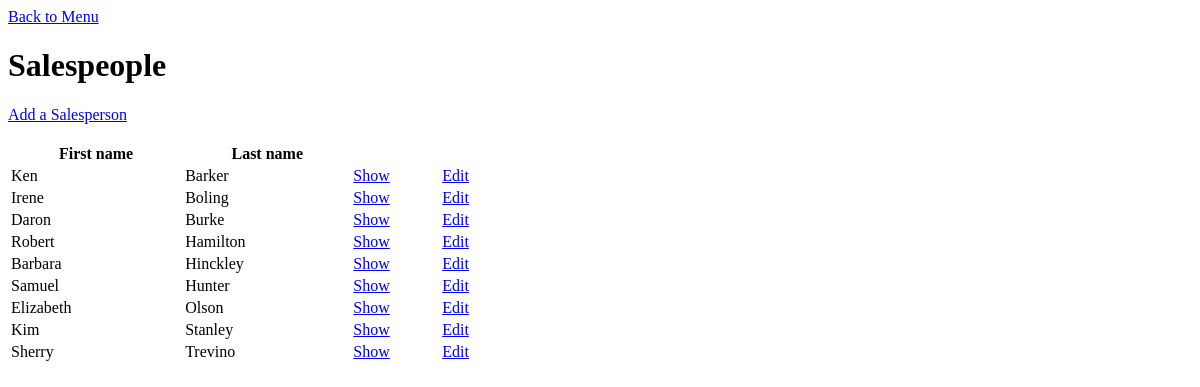
The page /staff/salespeople/index.php on the database as committed earlier.
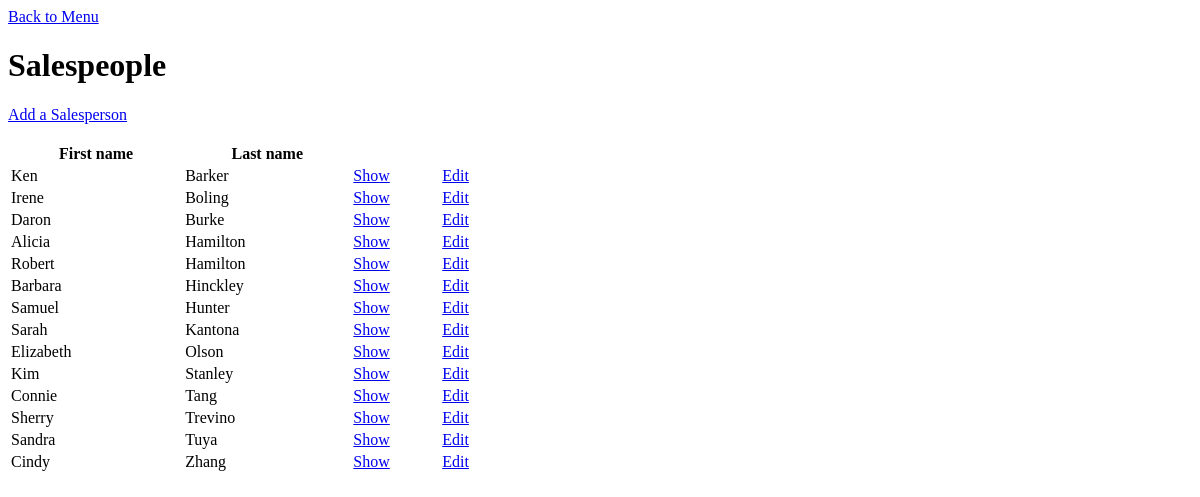
The same page on the database as committed later.
### tables this page shows
CREATE TABLE `salespeople` (
  `id` int(11) NOT NULL AUTO_INCREMENT,
  `first_name` varchar(255) DEFAULT NULL,
  `last_name` varchar(255) DEFAULT NULL,
  `phone` varchar(255) DEFAULT NULL,
  `email` varchar(255) DEFAULT NULL,
  PRIMARY KEY (`id`)
);

### private/query_functions.php (called while the page is built, shortened)
<?php
  function find_all_salespeople() {
    global $db;
    $sql = "SELECT * FROM salespeople ";
    $sql .= "ORDER BY last_name ASC, first_name ASC;";
    $salespeople_result = db_query($db, $sql);
    return $salespeople_result;
  }
?>

### private/database.php (called while the page is built, shortened)
<?php
  function db_query($connection, $sql) {
    $result_set = mysqli_query($connection, $sql);
    return $result_set;
  }
  function db_fetch_assoc($result_set) {
    return mysqli_fetch_assoc($result_set);
  }
?>

### private/functions.php (called while the page is built, shortened)
<?php
  function h($string="") {
    return htmlspecialchars($string);
  }
  function u($string="") {
    return urlencode($string);
  }
?>

### public/staff/salespeople/index.php (the view, shortened to what this page needs)
<?php include(SHARED_PATH . '/header.php'); ?>
<div id="main-content">
  <a href="../index.php">Back to Menu</a><br />
  <h1>Salespeople</h1>
  <a href="new.php">Add a Salesperson</a><br />
  <br />
  <?php
    $salespeople_result = find_all_salespeople();
    echo "<table id=\"salespeople\" style=\"width: 500px;\">";
    echo "<tr>";
    echo "<th>First name</th>";
    echo "<th>Last name</th>";
    echo "<th></th>";
    echo "<th></th>";
    echo "</tr>";
    while($salesperson = db_fetch_assoc($salespeople_result)) {
      echo "<tr>";
      echo "<td>" . h($salesperson['first_name']) . "</td>";
      echo "<td>" . h($salesperson['last_name']) . "</td>";
      echo "<td>";
      echo "<a href=\"show.php?id=" . u($salesperson['id']) . "\">Show</a>";
      echo "</td>";
      echo "<td>";
      echo "<a href=\"edit.php?id=" . u($salesperson['id']) ."\">Edit</a>";
      echo "</td>";
      echo "</tr>";
    }
    echo "</table>";
  ?>
</div>
<?php include(SHARED_PATH . '/footer.php'); ?>

### private/shared/header.php (shortened to what this page needs)
<!doctype html>
<html lang="en">
  <head>
  </head>
  <body>

### private/shared/footer.php (shortened to what this page needs)
  </body>
</html>

Rows that differ between the two databases and show on the page:
added salespeople: first_name "Alicia", last_name "Hamilton"
added salespeople: first_name "Sarah", last_name "Kantona"
added salespeople: first_name "Connie", last_name "Tang"
added salespeople: first_name "Sandra", last_name "Tuya"
added salespeople: first_name "Cindy", last_name "Zhang"
